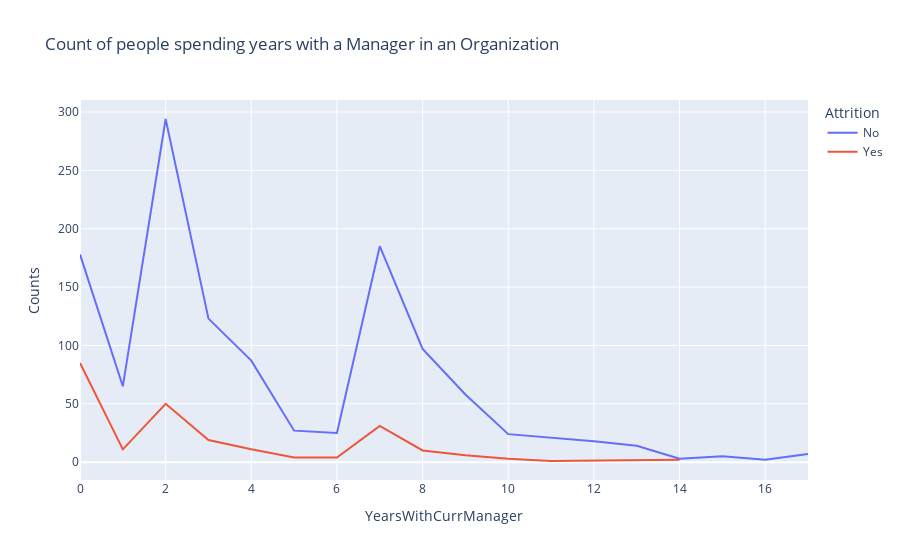

The notebook cell this image was saved under:
### Markdown cell above
**Observation** With an increasing job satisfaction, the attrition rates decrease as can be seen in the chart above. Also from range 1-2 range we can infer (as seen above in Environment Satisfaction), the attrition level falls, but raises from 2-3, where the people tend to coose better opportunities.

### Code cell
#How managers can impact attrition


man_att=data.groupby(['YearsWithCurrManager','Attrition']).apply(lambda x:x['DailyRate'].count()).reset_index(name='Counts')
px.line(man_att,x='YearsWithCurrManager',y='Counts',color='Attrition',title='Count of people spending years with a Manager in an Organization')

### Figure 1 — Plotly figure (JSON) as saved in the notebook; plotly's stock layout.template omitted (floating-point values rounded to 4 significant figures)
{"data": [{"hovertemplate": "Attrition=No<br>YearsWithCurrManager=%{x}<br>Counts=%{y}<extra></extra>", "legendgroup": "No", "line": {"color": "#636efa", "dash": "solid"}, "marker": {"symbol": "circle"}, "mode": "lines", "name": "No", "orientation": "v", "showlegend": true, "type": "scatter", "x": [0, 1, 2, 3, 4, 5, 6, 7, 8, 9, 10, 11, 12, 13, 14, 15, 16, 17], "xaxis": "x", "y": [178, 65, 294, 123, 87, 27, 25, 185, 97, 58, 24, 21, 18, 14, 3, 5, 2, 7], "yaxis": "y"}, {"hovertemplate": "Attrition=Yes<br>YearsWithCurrManager=%{x}<br>Counts=%{y}<extra></extra>", "legendgroup": "Yes", "line": {"color": "#EF553B", "dash": "solid"}, "marker": {"symbol": "circle"}, "mode": "lines", "name": "Yes", "orientation": "v", "showlegend": true, "type": "scatter", "x": [0, 1, 2, 3, 4, 5, 6, 7, 8, 9, 10, 11, 14], "xaxis": "x", "y": [85, 11, 50, 19, 11, 4, 4, 31, 10, 6, 3, 1, 2], "yaxis": "y"}], "layout": {"legend": {"title": {"text": "Attrition"}, "tracegroupgap": 0}, "title": {"text": "Count of people spending years with a Manager in an Organization"}, "xaxis": {"anchor": "y", "domain": [0, 1], "title": {"text": "YearsWithCurrManager"}}, "yaxis": {"anchor": "x", "domain": [0, 1], "title": {"text": "Counts"}}}}
